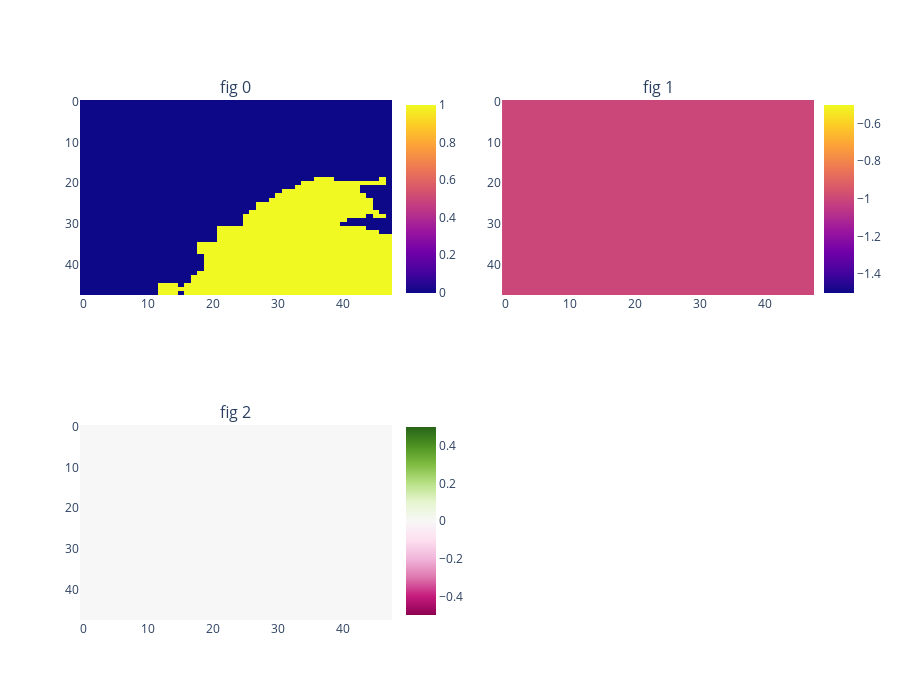

The notebook cell saved with this chart:
### Code cell
connected_zeros = util.connected_array_values_from_pos(agent.master.maps.rubble, (19,36), 0)
other_lichen = agent.master.maps.lichen_strains
lichen = agent.master.game_state.board.lichen
figs = []
for arr in [connected_zeros, other_lichen, lichen]:
    figs.append(show_map_array(arr).update_layout(width=500, height=400))
fig = util.figures_to_subplots(figs).update_layout(width=900, height=700).update_yaxes(autorange='reversed')
fig.show()

### Figure 1 — Plotly figure (JSON) as saved in the notebook; plotly's stock layout.template omitted (floating-point values rounded to 4 significant figures; data arrays with more than 128 entries replaced by an {"elided": "..."} marker saying what was removed)
{"data": [{"coloraxis": "coloraxis", "type": "heatmap", "xaxis": "x", "yaxis": "y", "z": {"elided": "48x48 int values"}}, {"coloraxis": "coloraxis2", "type": "heatmap", "xaxis": "x2", "yaxis": "y2", "z": {"elided": "48x48 int values"}}, {"coloraxis": "coloraxis3", "type": "heatmap", "xaxis": "x3", "yaxis": "y3", "z": {"elided": "48x48 int values"}}], "layout": {"annotations": [{"font": {"size": 16}, "showarrow": false, "text": "fig 0", "x": 0.2125, "xanchor": "center", "xref": "paper", "y": 1, "yanchor": "bottom", "yref": "paper"}, {"font": {"size": 16}, "showarrow": false, "text": "fig 1", "x": 0.7875, "xanchor": "center", "xref": "paper", "y": 1, "yanchor": "bottom", "yref": "paper"}, {"font": {"size": 16}, "showarrow": false, "text": "fig 2", "x": 0.2125, "xanchor": "center", "xref": "paper", "y": 0.375, "yanchor": "bottom", "yref": "paper"}], "coloraxis": {"colorbar": {"len": 0.4, "x": 0.43, "y": 0.81}}, "coloraxis2": {"colorbar": {"len": 0.4, "x": 1, "y": 0.81}}, "coloraxis3": {"colorbar": {"len": 0.4, "x": 0.43, "y": 0.19}}, "height": 700, "title": {}, "width": 900, "xaxis": {"anchor": "y", "autorange": true, "domain": [0, 0.425], "range": [-0.5, 47.5], "title": {}}, "xaxis2": {"anchor": "y2", "autorange": true, "domain": [0.575, 1], "range": [-0.5, 47.5], "title": {}}, "xaxis3": {"anchor": "y3", "autorange": true, "domain": [0, 0.425], "range": [-0.5, 47.5], "title": {}}, "xaxis4": {"anchor": "y4", "domain": [0.575, 1]}, "yaxis": {"anchor": "x", "autorange": true, "domain": [0.625, 1], "range": [47.5, -0.5], "title": {}}, "yaxis2": {"anchor": "x2", "autorange": true, "domain": [0.625, 1], "range": [47.5, -0.5], "title": {}}, "yaxis3": {"anchor": "x3", "autorange": true, "domain": [0, 0.375], "range": [47.5, -0.5], "title": {}}, "yaxis4": {"anchor": "x4", "autorange": "reversed", "domain": [0, 0.375]}}}
